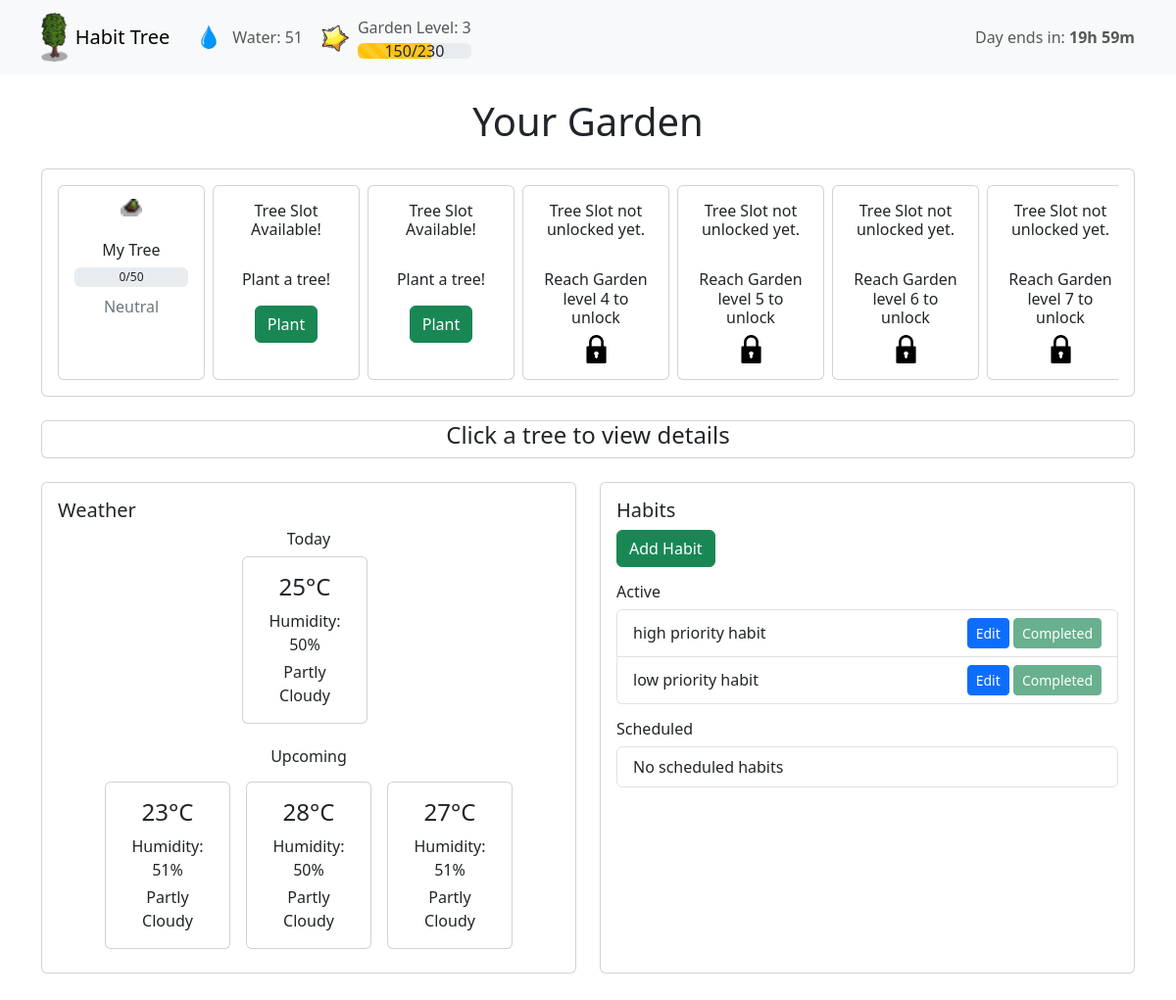
The page / on the database its author committed.
### tables this page shows
CREATE TABLE Garden (
                Creation_Date TEXT,
                Level INTEGER,
                Experience INTEGER,
                Experience_Required INTEGER,
                Water INTEGER,
                Daily_Water_Earned INTEGER DEFAULT 0
            );

CREATE TABLE Trees (
                Name TEXT,
                Creation_Date TEXT,
                Stage INTEGER,
                Water INTEGER,
                Water_Required INTEGER,
                Last_Watered TEXT,
                Moisture INTEGER
            );

CREATE TABLE Weather (
                Id INTEGER PRIMARY KEY,
                Temperature INTEGER NOT NULL,
                Humidity INTEGER NOT NULL,
                State INTEGER NOT NULL
            );

CREATE TABLE Habits (
                Name TEXT PRIMARY KEY,
                Creation_Date TEXT,
                Priority INTEGER,
                Days_Of_The_Week TEXT,
                Completed BOOLEAN
            );

### app/routes/main.py (the view)
@main_bp.route('/')
def index():
    db = get_db()
    garden_model = GardenModel(db)
    tree_model = TreeModel(db)
    habit_model = HabitModel(db)
    weather_model = WeatherModel(db)
    garden_service = GardenService(garden_model)
    tree_service = TreeService(tree_model, garden_model)
    habit_service = HabitService(habit_model, garden_service)
    time_service = TimeService()
    time_service.trigger_daily_updates()
    garden_data = garden_model.get_garden_data()
    active_habits, scheduled_habits = habit_service.process_habits()
    trees = tree_service.process_trees(garden_data['Level'])
    weather = weather_model.get_all_weather()
    time_until_day_ends = calculate_time_until_day_ends(weather_model)
    return render_template("index.html",
        trees=trees,
        active_habits=active_habits,
        scheduled_habits=scheduled_habits,
        garden=garden_data,
        weather=weather,
        time_until_day_ends=time_until_day_ends,
        state_to_text=state_to_text
    )

### app/database/connection.py (called while the page is built)
def get_db():
    if 'db' not in g:
        g.db = sqlite3.connect(DATABASE, timeout=2)
        g.db.row_factory = sqlite3.Row
    return g.db

### app/models/garden.py (called while the page is built)
    def get_garden_data(self):
        return self.db.execute('''
            SELECT Level, Experience, Experience_Required, Water, Daily_Water_Earned
            FROM Garden
            LIMIT 1
        ''').fetchone()

### app/models/habit.py (called while the page is built)
    def get_habits_data(self):
        return self.db.execute('''
            SELECT Name, Creation_Date, Priority, Days_Of_The_Week, Completed
            FROM Habits
        ''').fetchall()

### app/models/tree.py (called while the page is built)
    def get_trees_data(self):
        return self.db.execute('''
            SELECT rowid, *, Creation_Date
            FROM Trees
            ORDER BY Creation_Date
            LIMIT 10
        ''').fetchall()

### app/models/weather.py (called while the page is built)
    def get_all_weather(self):
        return self.db.execute('''
            SELECT Temperature, Humidity, State
            FROM Weather
            ORDER BY ROWID ASC
        ''').fetchall()

    def get_meta(self, key):
        cur = self.db.execute('SELECT value FROM Meta WHERE key = ?', (key,))
        row = cur.fetchone()
        return row[0] if row else None

### app/routes/main.py (called while the page is built)
def state_to_text(state):
    s = float(state)
    if 0 <= s <= 20:
        return "Sunny"
    elif 21 <= s <= 40:
        return "Partly Cloudy"
    elif 41 <= s <= 60:
        return "Cloudy"
    elif 61 <= s <= 80:
        return "Rainy"
    elif 81 <= s <= 100:
        return "Thunderstorm"
    else:
        return "Unknown"

def calculate_time_until_day_ends(weather_model):
    last_run_text = weather_model.get_meta('global_last_run')
    if not last_run_text:
        return "Unknown"
    try:
        last_run = datetime.datetime.fromisoformat(last_run_text)
        next_day = last_run + datetime.timedelta(days=1)
        now = datetime.datetime.utcnow()
        if now >= next_day:
            return "Day ended"
        time_left = next_day - now
        hours = time_left.seconds // 3600
        minutes = (time_left.seconds % 3600) // 60
        return f"{hours}h {minutes}m"
    except:
        return "Unknown"

### app/services/time_service.py (called while the page is built, shortened)
    def trigger_daily_updates(self):
        days_elapsed = self.check_global_time()
        return days_elapsed

### app/templates/index.html (shortened to what this page needs)
<!DOCTYPE html>
<html lang="en">
<head>
    <link href="https://cdn.jsdelivr.net/npm/bootstrap@5.3.0/dist/css/bootstrap.min.css" rel="stylesheet">
</head>
<body>
    <nav class="navbar navbar-expand-lg navbar-light bg-light">
        <div class="container">
            <a class="navbar-brand d-flex align-items-center" href="">
                <img src="/static/tree_stage_6.png" class="me-2" style="height: 2.5em;">
                Habit Tree
            </a>
            <div class="collapse navbar-collapse" id="navbarNav">
                <ul class="navbar-nav">
                    <li class="nav-item">
                        <a class="nav-link d-flex align-items-center">
                            <img src="/static/water_drop.png" class="me-2" style="height: 2em;">
                            Water: {{ garden.water }}
                        </a>
                    </li>
                </ul>
                <ul class="navbar-nav">
                    <li class="nav-item">
                        <a class="nav-link d-flex align-items-center">
                            <img src="/static/experience.png" class="me-2" style="height: 2em;">
                            <div class="d-flex flex-column align-items-center">
                                <span class="mb-1">Garden Level: {{ garden.level }}</span>
                                <div class="position-relative w-100">
                                    <div class="progress">
                                        <div class="progress-bar progress-bar-striped bg-warning" role="progressbar"
                                            style="width: {{ (garden.experience / garden.experience_required * 100) | round(0) }}%;"
                                            aria-valuenow="{{ garden.experience }}" aria-valuemin="0"
                                            aria-valuemax="{{ garden.experience_required }}"></div>
                                    </div>
                                    <div class="position-absolute top-50 start-50 translate-middle text-dark">
                                        {{ garden.experience }}/{{ garden.experience_required }}
                                    </div>
                                </div>
                            </div>
                        </a>
                    </li>
                </ul>
                <ul class="navbar-nav ms-auto">
                    <li class="nav-item d-flex align-items-center">
                        <span class="navbar-text">
                            Day ends in: <strong>{{ time_until_day_ends }}</strong>
                        </span>
                    </li>
                </ul>
            </div>
        </div>
    </nav>
    <div class="container my-4">
        <h1 class="mb-4 text-center">Your Garden</h1>
        <div class="card mb-4">
            <div class="card-body">
                <div class="overflow-auto">
                    <div class="d-flex">
                        {% for tree in trees %}
                        {% if tree.unlocked %}
                        {% if tree.planted %}
                        <div class="card me-2" style="min-width: 150px; cursor: pointer;" data-tree="true"
                            data-index="{{ loop.index0 }}" data-name="{{ tree.name }}" data-water="{{ tree.water }}"
                            data-stage="{{ tree.stage }}" data-water-required="{{ tree.water_required }}"
                            data-last-watered="{{ tree.last_watered }}">
                            <div class="text-center p-2">
                                <img src="/static/tree_stage_{{ tree.stage }}.png" class="d-inline-block"
                                    alt="Tree Stage">
                            </div>
                            <div class="card-body text-center">
                                <h6 class="card-title mb-2">{{ tree.name }}</h6>
                                <div class="progress" style="height: 20px; position: relative;">
                                    <div style="position: absolute; top: 0; left: 0;
               width: 100%; height: 100%;
               display: flex; align-items: center;
               justify-content: center; pointer-events: none;">
                                        {{ tree.water }}/{{ tree.water_required }}
                                    </div>
                                </div>
                                {% set m = tree.moisture %}
                                <p class="
        mt-2
        {% if m < 30 %}text-danger{% elif m < 50 %}text-warning
        {% elif m < 70 %}text-secondary{% elif m < 90 %}text-success
        {% else %}text-info{% endif %}
      ">
                                    {% if m < 30 %} Very Dry {% elif m < 50 %} Dry {% elif m < 70 %} Neutral {% elif m <
                                        90 %} Healthy {% else %} Too moist {% endif %} </p>
                            </div>
                        </div>
                        {% else %}
                        <div class="card me-2" style="min-width: 150px;">
                            <div class="card-body text-center">
                                <h6 class="card-title mb-2">Tree Slot Available!</h6>
                                <br>
                                <h6 class="card-title mb-2">Plant a tree!</h6>
                                <form action="/plant_tree" method="POST">
                                    <button type="submit" class="btn btn-success mt-2">
                                        Plant
                                    </button>
                                </form>
                            </div>
                        </div>
                        {% endif %}
                        {% else %}
                        <div class="card me-2" style="min-width: 150px;">
                            <div class="card-body text-center">
                                <h6 class="card-title mb-2">Tree Slot not unlocked yet.</h6>
                                <br>
                                <h6 class="card-title mb-2">Reach Garden level {{ tree.required_level }} to unlock</h6>
                                <img src="/static/lock.png" class="card-img-top img-fluid w-25" alt="Locked">
                            </div>
                        </div>
                        {% endif %}
                        {% endfor %}
                    </div>
                </div>
            </div>
        </div>
        <div id="instruction" class="card mt-4 mb-4">
            <h4 class="text-center">Click a tree to view details</h4>
        </div>
        <div class="row">
            <div class="col-md-6 mb-4">
                <div class="card h-100">
                    <div class="card-body">
                        <h5 class="card-title">Weather</h5>
                        <div class="text-center mb-2">
                            <h6 class="mb-1">Today</h6>
                        </div>
                        <div class="d-flex justify-content-center mb-4">
                            {% set today = weather[0] %}
                            <div class="card text-center me-2" style="width: 8rem;">
                                <div class="card-body">
                                    <h4 class="card-title">{{ today.Temperature }}°C</h4>
                                    <p class="card-text mb-1">Humidity: {{ today.Humidity }}%</p>
                                    <p class="card-text">{{ today.State | state_text }}</p>
                                </div>
                            </div>
                        </div>
                        <div class="text-center mb-2">
                            <h6 class="mb-1">Upcoming</h6>
                        </div>
                        <div class="d-flex justify-content-center flex-wrap">
                            {% for day in weather[1:] %}
                            <div class="card text-center m-2" style="width: 8rem;">
                                <div class="card-body">
                                    <h4 class="card-title">{{ day.Temperature }}°C</h4>
                                    <p class="card-text mb-1">Humidity: {{ day.Humidity }}%</p>
                                    <p class="card-text">{{ day.State | state_text }}</p>
                                </div>
                            </div>
                            {% endfor %}
                        </div>
                    </div>
                </div>
            </div>
            <div class="col-md-6 mb-4">
                <div class="card h-100">
                    <div class="card-body">
                        <h5 class="card-title">Habits</h5>
                        <button type="button" class="btn btn-success mb-3" data-bs-toggle="modal"
                            data-bs-target="#habitModal" data-action="add">
                            Add Habit
                        </button>
                        <h6>Active</h6>
                        <div class="list-group mb-3">
                            {% for habit in active_habits %}
                            <div class="list-group-item d-flex justify-content-between align-items-center">
                                {{ habit.name }}
                                <div>
                                    <button type="button" class="btn btn-sm btn-primary" data-bs-toggle="modal"
                                        data-bs-target="#habitModal" data-action="edit" data-habit-id="{{ habit.id }}"
                                        data-habit-name="{{ habit.name }}" data-habit-priority="{{ habit.priority }}"
                                        data-habit-days="{{ habit.days }}">
                                        Edit
                                    </button>
                                    {% if not habit.completed %}
                                    <button type="button" class="btn btn-sm btn-success"
                                        onclick="completeHabit('{{ habit.name }}')">Mark as complete</button>
                                    {% else %}
                                    <button type="button" class="btn btn-sm btn-success" disabled>Completed</button>
                                    {% endif %}
                                </div>
                            </div>
                            {% else %}
                            <div class="list-group-item">No active habits</div>
                            {% endfor %}
                        </div>
                        <h6>Scheduled</h6>
                        <div class="list-group">
                            {% for habit in scheduled_habits %}
                            <div class="list-group-item d-flex justify-content-between align-items-center">
                                {{ habit.name }}
                                <button type="button" class="btn btn-sm btn-primary" data-bs-toggle="modal"
                                    data-bs-target="#habitModal" data-action="edit" data-habit-id="{{ habit.id }}"
                                    data-habit-name="{{ habit.name }}" data-habit-priority="{{ habit.priority }}"
                                    data-habit-days="{{ habit.days }}">
                                    Edit
                                </button>
                            </div>
                            {% else %}
                            <div class="list-group-item">No scheduled habits</div>
                            {% endfor %}
                        </div>
                    </div>
                </div>
            </div>
</body>
</html>

### rows shown on the page
Garden: water "51", level "3", experience "150", experience_required "230"
Trees: name "My Tree", water "0", water_required "50", shows "Neutral"
Weather: Temperature "25", Humidity "50", State|state_text "Partly Cloudy"
Weather: Temperature "23", Humidity "51", State|state_text "Partly Cloudy"
Weather: Temperature "28", Humidity "50", State|state_text "Partly Cloudy"
Weather: Temperature "27", Humidity "51", State|state_text "Partly Cloudy"
Habits: name "high priority habit", Completed "Completed"
Habits: name "low priority habit", Completed "Completed"

### other values the page prints
{{ time_until_day_ends }} "19h 59m"
{{ tree.required_level }} "4" "5" "6" "7"
